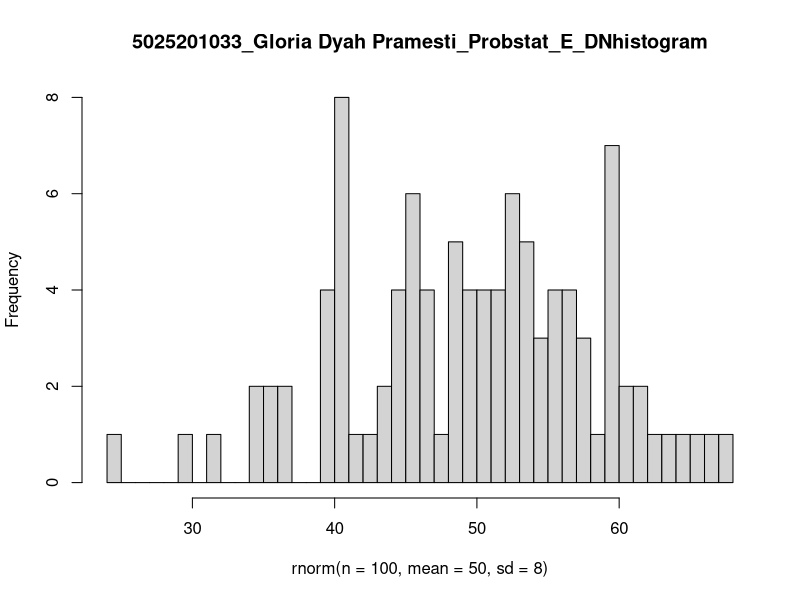

This chart was generated by the following R code:
n = 100
mean = 50
sd = 8

# No 6a

# No 6b
hist(rnorm(n = 100, mean = 50, sd = 8), breaks = 50, main = "5025201033_Gloria Dyah Pramesti_Probstat_E_DNhistogram")

# No 6c
var = sd * sd
var